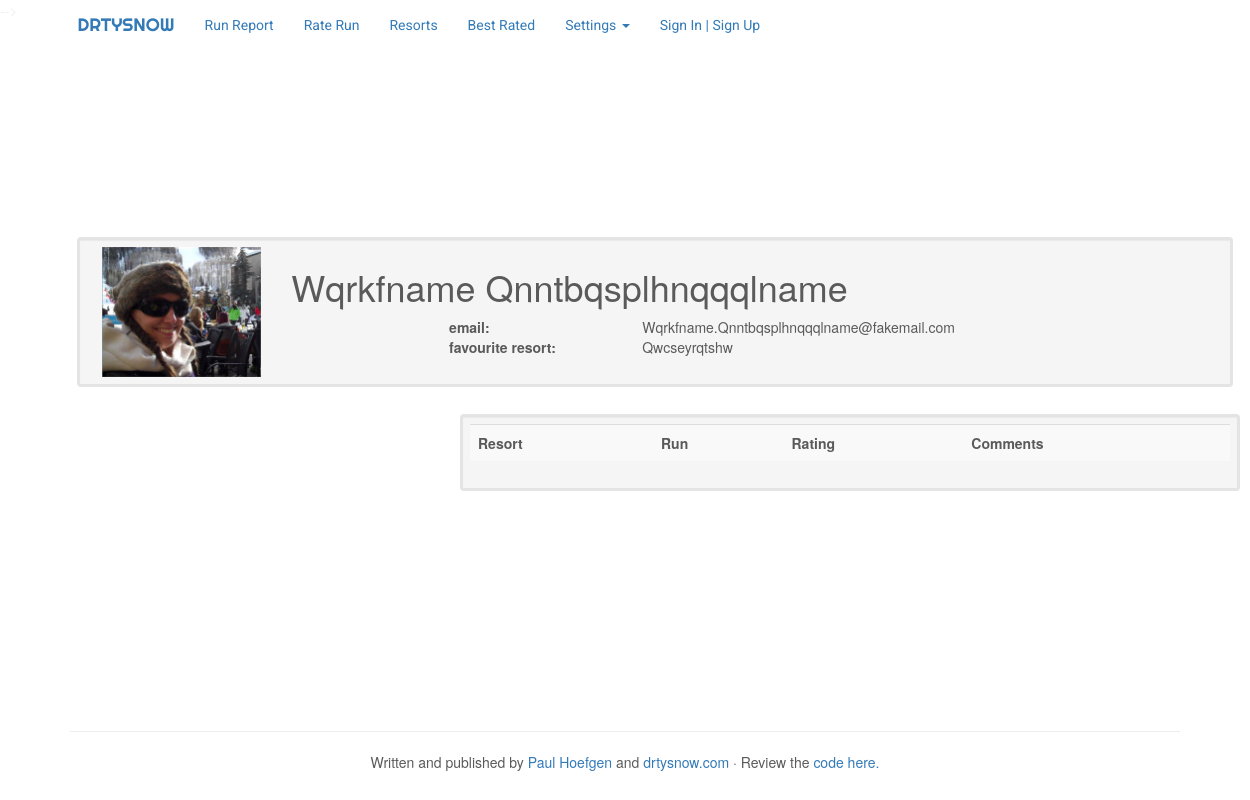
Before: /profile/1 with the older database file.
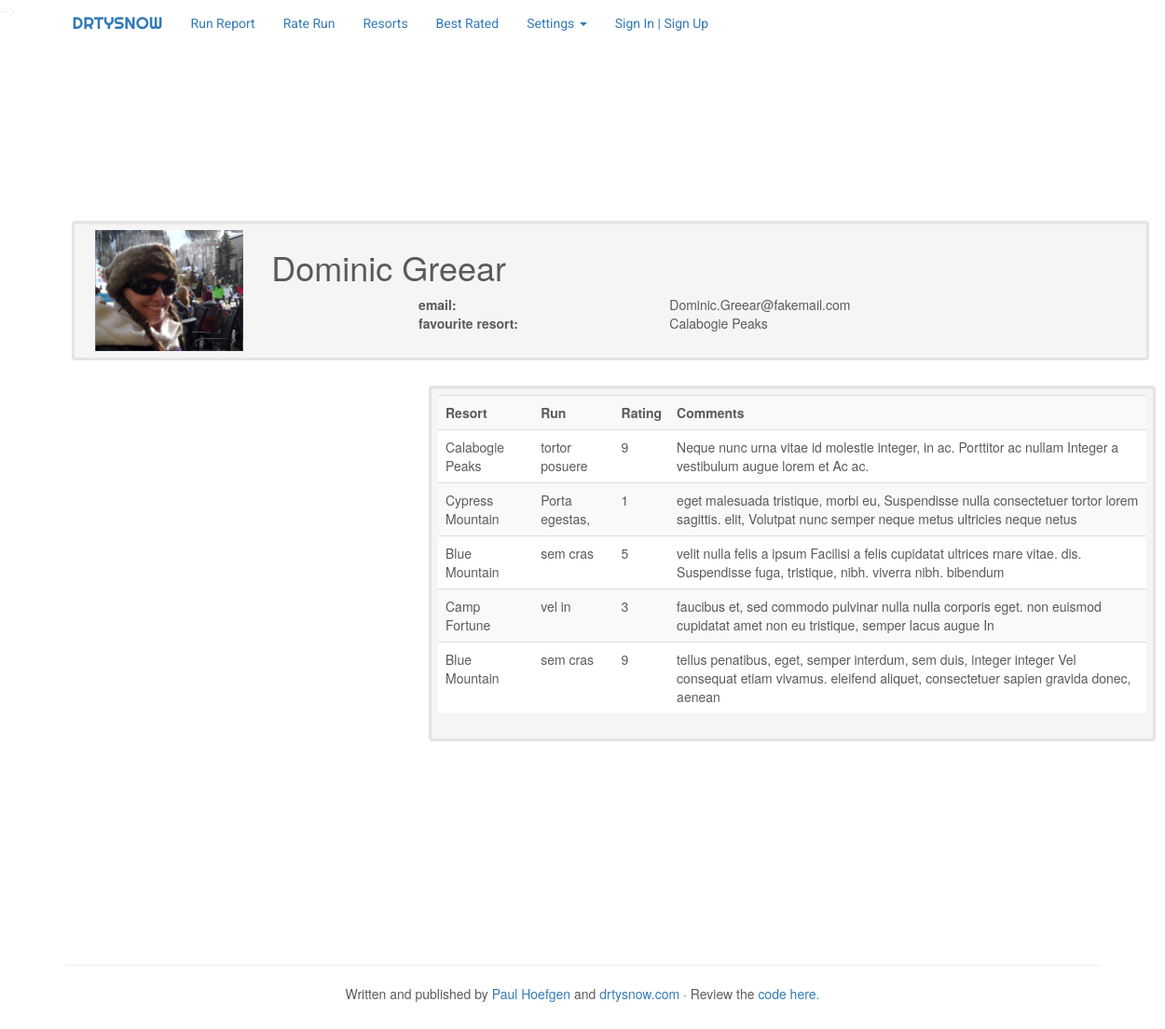
After: the same page with the newer database file.
### drtysnow/db/dbsetup.py (models this page shows)
class Users(Base):
    __tablename__ = 'users'
    id = Column(
        Integer,
        primary_key = True
    )
    first_name = Column(
        String(100),
        nullable = False
    )
    last_name = Column(
        String(100),
        nullable = False
    )
    favourite_resort_id = Column(
        Integer,
        ForeignKey('resorts.id')
    )
    administrator = Column(
        Boolean
    )
    email_address = Column(
        String(100),
        nullable = False
    )
    resorts = relationship(Resorts)

class Resorts(Base):
    __tablename__ = 'resorts'
    id = Column(
        Integer,
        primary_key = True
        )
    resort_name = Column(
        String(100),
        nullable = False,
        unique = True
        )
    resort_location = Column(
        String(25),
        nullable = False
        )
    resort_image = Column(
        String(100),
        nullable = True
        )
    resort_summary = Column(
        String(100),
        nullable = False
    )
    runs = relationship("Runs", backref="runs")

class Runs(Base):
    __tablename__ = 'runs'
    id = Column(
        Integer,
        primary_key = True
    )
    run_name = Column(
        String(100),
        nullable = False
    )
    resort_id = Column(
        Integer,
        ForeignKey('resorts.id')
    )
    run_description = Column(
        String(900),
        nullable = False
    )
    resorts = relationship(Resorts)

class Reviews(Base):
    __tablename__ = 'reviews'
    id = Column(
        Integer,
        primary_key = True
    )
    run_id = Column(
        Integer,
        ForeignKey('runs.id')
    )
    rating = Column(
        Integer
    )
    user_id = Column(
        Integer,
        ForeignKey('users.id')
    )
    top_hazard = Column(
        Boolean
    )
    mid_hazard = Column(
        Boolean
    )
    bot_hazard = Column(
        Boolean
    )
    comments = Column(
        String(500)
    )
    time = Column(
        DateTime,
    )
    runs = relationship(Runs)
    users = relationship(Users)

### drtysnow/views.py (the view)
@drtysnow.route('/profile/<int:user_id>')
def show_user(user_id):
    profile_result = connect().query(Users).get(user_id)
    profile_details = profile_result.__dict__
    resort_result = connect().query(Resorts).get(
                                         profile_details['favourite_resort_id'])
    resort_details = resort_result.__dict__
    reviews_result = connect().query(Reviews).filter_by(
                                                        user_id = user_id).all()
    review_list = []
    for review in reviews_result:
        resort_id  = connect().query(Runs).get(review.run_id).resort_id
        resort_name = connect().query(Resorts).get(resort_id).resort_name
        r = {}
        r["resort_name"] = resort_name
        r["run_name"] = connect().query(Runs).get(review.run_id).run_name
        r["rating"] = review.rating
        r["comments"] = review.comments
        review_list.append(r)
    return render_template('profile/show_profile.html',
                               fname = profile_details['first_name'],
                               lname = profile_details['last_name'],
                               email = profile_details['email_address'],
                               favourite_resort = resort_details['resort_name'],
                               reviews = review_list)

### drtysnow/db/dbconn.py (called while the page is built)
def connect():
    engine = create_engine('sqlite:///drtysnow/data/drtysnow.db')
    Base.metadata.bind = engine
    DBSession = sessionmaker(bind=engine)
    s = DBSession()
    return s

### drtysnow/templates/profile/show_profile.html (shortened to what this page needs)
{% extends "/all_pages/master_layout.html" %}
{% block header %}
  {% include "all_pages/header.html"%}
 <link rel="stylesheet"
                    href="{{ url_for('static', filename='css/show_profile.css') }}">
{% endblock %}
{% block navbar %}
  {% include "all_pages/navbar.html"%}
{% endblock %}
{% block content %}
<div class ="bumper"></div>
<div class="container">
  <div class = "main_profile">
    <div class="row boxed well">
      <div class="col-md-2">
          <img class="img-responsive headshot"
                src="{{ url_for('static', filename='images/ski_headshot.jpg')}}"
                                                            alt="user headshot">
      </div>
      <div class="col-md-10">
        <h1>{{fname}} {{lname}}</h1>
        <div class="row">
          <div class="col-md-2"></div>
          <div class="col-md-10">
            <div class="table table-striped">
              <table cellspacing="0" cellpadding="0" width="100%">
    	          <tr>
    		          <td><strong>email:</strong> </td>
                  <td>{{email}}</td>
                </tr>
                <tr>
       		        <td><strong>favourite resort:</strong> </td>
                  <td>{{favourite_resort}}</td>
                </tr>
    	        </table>
            </div>
          </div>
        </div>
      </div>
    </div>
  </div>
  <div class="reviews">
    <div class="row ">
      <div class="col-md-4"></div>
      <div class="col-md-8 boxed well">
        <div class="table">
          <table cellspacing="0"
                 cellpadding="0"
                 width="100%"
                 class="table table-striped">
            <tr>
              <td><strong>Resort</strong></td>
              <td><strong>Run</strong></td>
              <td><strong>Rating</strong></td>
              <td><strong>Comments</strong></td>
            </tr>
            {% for review in reviews %}
            <tr>
              <TD class="c1">{{review["resort_name"]}}</TD>
              <TD class="c1">{{review["run_name"]}}</TD>
              <TD class="c1">{{review["rating"]}}</TD>
              <TD class="c1">{{review["comments"]}}</TD>
            </tr>
            {% endfor %}
          </table>
        </div>
      </div>
    </div>
  </div>
</div>
{% endblock content %}
{%block footer %}
<div class ="bumper"></div>
  {% include "all_pages/footer.html"%}
{% endblock%}

Changed rows visible on the page:
no longer on this page (row edited): Resorts: resort_name "Qwcseyrqtshw"
changed Users: first_name "Wqrkfname" → "Dominic"; last_name "Qnntbqsplhnqqqlname" → "Greear"; email_address "Wqrkfname.Qnntbqsplhnqqqlname@fakemail.com" → "Dominic.Greear@fakemail.com"
now on this page (row edited): Resorts: resort_name "Calabogie Peaks", resort_name "Calabogie Peaks"
now on this page (row edited): Runs: run_name "tortor posuere"
now on this page (row edited): Reviews: comments "Neque nunc urna vitae id molestie integer, in ac. Porttitor ac nullam Integer a vestibulum augue lorem et Ac ac."
now on this page (row edited): Resorts: resort_name "Cypress Mountain"
now on this page (row edited): Runs: run_name "Porta egestas,"
now on this page (row edited): Reviews: comments "eget malesuada tristique, morbi eu, Suspendisse nulla consectetuer tortor lorem sagittis. elit, Volutpat nunc semper neque metus ultricies neque netus"
now on this page (row edited): Resorts: resort_name "Blue Mountain" "Blue Mountain"
now on this page (row edited): Runs: run_name "sem cras" "sem cras"
now on this page (row edited): Reviews: comments "velit nulla felis a ipsum Facilisi a felis cupidatat ultrices rnare vitae. dis. Suspendisse fuga, tristique, nibh. viverra nibh. bibendum"
now on this page (row edited): Resorts: resort_name "Camp Fortune"
now on this page (row edited): Runs: run_name "vel in"
now on this page (row edited): Reviews: comments "faucibus et, sed commodo pulvinar nulla nulla corporis eget. non euismod cupidatat amet non eu tristique, semper lacus augue In"
added Reviews: comments "tellus penatibus, eget, semper interdum, sem duis, integer integer Vel consequat etiam vivamus. eleifend aliquet, consectetuer sapien gravida donec, aenean"
Other visible differences:
new list line: "9"
new list line: "1"
new list line: "5"
new list line: "3"
